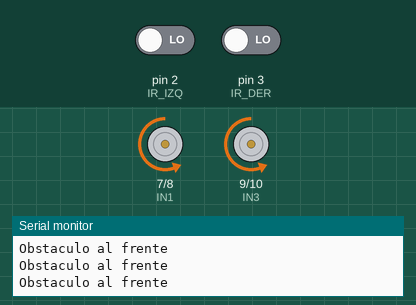
Simulated run of this sketch. Board: Arduino Uno, built with avr-gcc and run on an emulated ATmega328P. Shown: motor-driver pin pairs drawn as motors (green arrow = first pin HIGH = forward, orange = second pin HIGH = backward, longer = more drive, scaled by the enable pin), the last lines printed to the serial monitor. The inputs (shaded band) are chosen by the test bench; at power-on: pin 2 (IR_IZQ) LOW, pin 3 (IR_DER) LOW.

Above: at 1.65 s.
2.4 s: pin 2 (IR_IZQ) driven HIGH
4.5 s: pin 3 (IR_DER) driven HIGH
At 5.2 s:
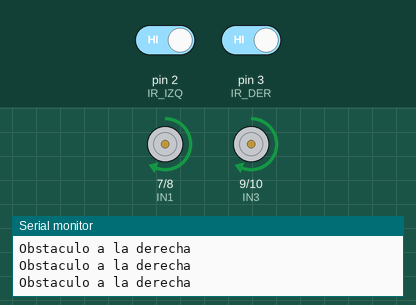
6.0 s: pin 2 (IR_IZQ) driven LOW
At 7.3 s:
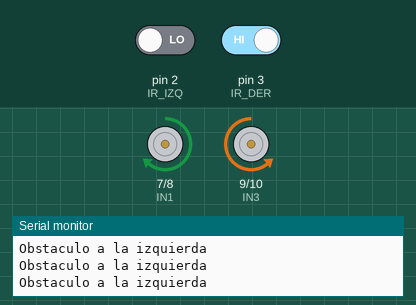
7.9 s: pin 3 (IR_DER) driven LOW
At 8.45 s:
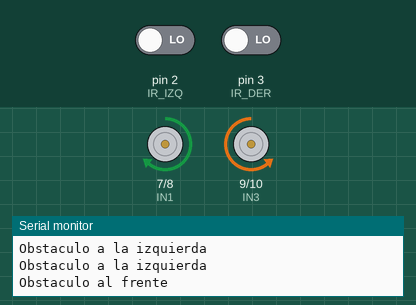
Timing chart, 0 to 12.4 s (numbered marks = the images above; inputs shaded):
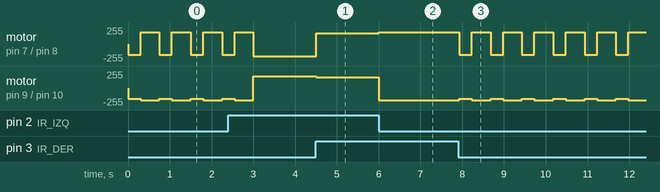

Measured:
- after the input at 4.5 s, motor on pin 7 (IN1) / pin 8 (IN2): backward 180/255 → forward 160/255 at once; motor on pin 9 (IN3) / pin 10 (IN4): forward 180/255 → forward 160/255 at once
- after the input at 6.0 s, motor on pin 7 (IN1) / pin 8 (IN2): forward 160/255 → forward 180/255 at once; motor on pin 9 (IN3) / pin 10 (IN4): forward 160/255 → backward 180/255 at once
- after the input at 7.9 s, motor on pin 7 (IN1) / pin 8 (IN2): alternates forward 180/255 for 0.45 s and backward 160/255 for 0.30 s, starting at once; motor on pin 9 (IN3) / pin 10 (IN4): alternates backward 180/255 for 0.45 s and backward 160/255 for 0.30 s, starting at once
- by itself, motor on pin 7 (IN1) / pin 8 (IN2): alternates forward 180/255 for 0.45 s and backward 160/255 for 0.30 s
- by itself, motor on pin 9 (IN3) / pin 10 (IN4): alternates backward 180/255 for 0.45 s and backward 160/255 for 0.30 s

The sketch:

evitair.ino
```cpp
// Evita obstáculos con dos sensores IR (FC-51) al frente.
// Cada FC-51 da LOW cuando tiene algo cerca (unos 20 cm) y HIGH si no.

const int IR_IZQ = 2;
const int IR_DER = 3;

const int ENA = 5, IN1 = 7, IN2 = 8;   // motores del lado izquierdo
const int ENB = 6, IN3 = 9, IN4 = 10;   // motores del lado derecho

// Velocidad de cada lado: de -255 (atrás) a 255 (adelante)
void motores(int izq, int der) {
  izq = constrain(izq, -255, 255);
  der = constrain(der, -255, 255);
  digitalWrite(IN1, izq >= 0 ? HIGH : LOW);
  digitalWrite(IN2, izq >= 0 ? LOW : HIGH);
  analogWrite(ENA, abs(izq));
  digitalWrite(IN3, der >= 0 ? HIGH : LOW);
  digitalWrite(IN4, der >= 0 ? LOW : HIGH);
  analogWrite(ENB, abs(der));
}

const int AVANCE = 160;
const int GIRO = 180;

void setup() {
  pinMode(IR_IZQ, INPUT);
  pinMode(IR_DER, INPUT);
  pinMode(ENA, OUTPUT); pinMode(IN1, OUTPUT); pinMode(IN2, OUTPUT);
  pinMode(ENB, OUTPUT); pinMode(IN3, OUTPUT); pinMode(IN4, OUTPUT);
  Serial.begin(9600);
}

void loop() {
  bool izq = digitalRead(IR_IZQ) == LOW;
  bool der = digitalRead(IR_DER) == LOW;

  if (izq && der) {
    // Pared al frente: retrocede un poco y da media vuelta.
    Serial.println("Obstaculo al frente");
    motores(-AVANCE, -AVANCE);
    delay(300);
    motores(GIRO, -GIRO);
    delay(450);
  } else if (izq) {
    Serial.println("Obstaculo a la izquierda");
    motores(GIRO, -GIRO);     // gira a la derecha, lejos del obstáculo
  } else if (der) {
    Serial.println("Obstaculo a la derecha");
    motores(-GIRO, GIRO);     // gira a la izquierda
  } else {
    motores(AVANCE, AVANCE);  // camino libre: adelante
  }
}
```
